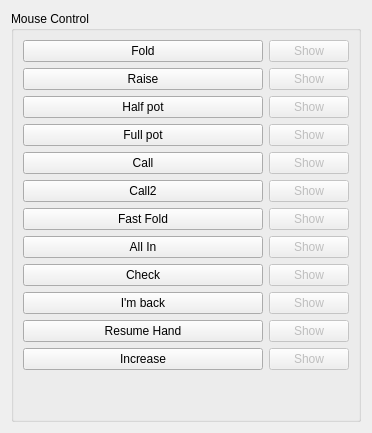
          <widget class="QWidget" name="tab_5">
           <attribute name="title">
            <string>Mouse Targets</string>
           </attribute>
           <layout class="QGridLayout" name="gridLayout_12">
            <item row="0" column="0">
             <widget class="QGroupBox" name="groupBox_8">
              <property name="title">
               <string>Mouse Control</string>
              </property>
              <layout class="QGridLayout" name="gridLayout_2" columnminimumwidth="240,0">
               <item row="0" column="0">
                <widget class="QPushButton" name="mouse_fold">
                 <property name="toolTip">
                  <string>Area of fold button to click</string>
                 </property>
                 <property name="text">
                  <string>Fold</string>
                 </property>
                </widget>
               </item>
               <item row="0" column="1">
                <widget class="QPushButton" name="mouse_fold_show">
                 <property name="enabled">
                  <bool>false</bool>
                 </property>
                 <property name="text">
                  <string>Show</string>
                 </property>
                </widget>
               </item>
               <item row="1" column="0">
                <widget class="QPushButton" name="mouse_raise">
                 <property name="text">
                  <string>Raise</string>
                 </property>
                </widget>
               </item>
               <item row="1" column="1">
                <widget class="QPushButton" name="mouse_raise_show">
                 <property name="enabled">
                  <bool>false</bool>
                 </property>
                 <property name="text">
                  <string>Show</string>
                 </property>
                </widget>
               </item>
               <item row="2" column="0">
                <widget class="QPushButton" name="mouse_half_pot">
                 <property name="text">
                  <string>Half pot</string>
                 </property>
                </widget>
               </item>
               <item row="2" column="1">
                <widget class="QPushButton" name="mouse_half_pot_show">
                 <property name="enabled">
                  <bool>false</bool>
                 </property>
                 <property name="text">
                  <string>Show</string>
                 </property>
                </widget>
               </item>
               <item row="3" column="0">
                <widget class="QPushButton" name="mouse_full_pot">
                 <property name="text">
                  <string>Full pot</string>
                 </property>
                </widget>
               </item>
               <item row="3" column="1">
                <widget class="QPushButton" name="mouse_full_pot_show">
                 <property name="enabled">
                  <bool>false</bool>
                 </property>
                 <property name="text">
                  <string>Show</string>
                 </property>
                </widget>
               </item>
               <item row="4" column="0">
                <widget class="QPushButton" name="mouse_call">
                 <property name="text">
                  <string>Call</string>
                 </property>
                </widget>
               </item>
               <item row="4" column="1">
                <widget class="QPushButton" name="mouse_call_show">
                 <property name="enabled">
                  <bool>false</bool>
                 </property>
                 <property name="text">
                  <string>Show</string>
                 </property>
                </widget>
               </item>
               <item row="5" column="0">
                <widget class="QPushButton" name="mouse_call2">
                 <property name="toolTip">
                  <string>Location of call button if no raise can be made (usally the same as normal call button, except for Pokerstars it is at the place of the raise button)</string>
                 </property>
                 <property name="text">
                  <string>Call2</string>
                 </property>
                </widget>
               </item>
               <item row="5" column="1">
                <widget class="QPushButton" name="mouse_call2_show">
                 <property name="enabled">
                  <bool>false</bool>
                 </property>
                 <property name="text">
                  <string>Show</string>
                 </property>
                </widget>
               </item>
               <item row="6" column="0">
                <widget class="QPushButton" name="mouse_fast_fold">
                 <property name="text">
                  <string>Fast Fold</string>
                 </property>
                </widget>
               </item>
               <item row="6" column="1">
                <widget class="QPushButton" name="mouse_fast_fold_show">
                 <property name="enabled">
                  <bool>false</bool>
                 </property>
                 <property name="text">
                  <string>Show</string>
                 </property>
                </widget>
               </item>
               <item row="7" column="0">
                <widget class="QPushButton" name="mouse_all_in">
                 <property name="text">
                  <string>All In</string>
                 </property>
                </widget>
               </item>
               <item row="7" column="1">
                <widget class="QPushButton" name="mouse_all_in_show">
                 <property name="enabled">
                  <bool>false</bool>
                 </property>
                 <property name="text">
                  <string>Show</string>
                 </property>
                </widget>
               </item>
               <item row="8" column="0">
                <widget class="QPushButton" name="mouse_check">
                 <property name="toolTip">
                  <string>Location of I'm back button</string>
                 </property>
                 <property name="text">
                  <string>Check</string>
                 </property>
                </widget>
               </item>
               <item row="8" column="1">
                <widget class="QPushButton" name="mouse_check_show">
                 <property name="enabled">
                  <bool>false</bool>
                 </property>
                 <property name="text">
                  <string>Show</string>
                 </property>
                </widget>
               </item>
               <item row="9" column="0">
                <widget class="QPushButton" name="mouse_imback">
                 <property name="toolTip">
                  <string>Location of I'm back button</string>
                 </property>
                 <property name="text">
                  <string>I'm back</string>
                 </property>
                </widget>
               </item>
               <item row="9" column="1">
                <widget class="QPushButton" name="mouse_imback_show">
                 <property name="enabled">
                  <bool>false</bool>
                 </property>
                 <property name="text">
                  <string>Show</string>
                 </property>
                </widget>
               </item>
               <item row="10" column="0">
                <widget class="QPushButton" name="mouse_resume_hand">
                 <property name="text">
                  <string>Resume Hand</string>
                 </property>
                </widget>
               </item>
               <item row="10" column="1">
                <widget class="QPushButton" name="mouse_resume_hand_show">
                 <property name="enabled">
                  <bool>false</bool>
                 </property>
                 <property name="text">
                  <string>Show</string>
                 </property>
                </widget>
               </item>
               <item row="11" column="0">
                <widget class="QPushButton" name="mouse_increase">
                 <property name="text">
                  <string>Increase</string>
                 </property>
                </widget>
               </item>
               <item row="11" column="1">
                <widget class="QPushButton" name="mouse_increase_show">
                 <property name="enabled">
                  <bool>false</bool>
                 </property>
                 <property name="text">
                  <string>Show</string>
                 </property>
                </widget>
               </item>
               <item row="12" column="0">
                <spacer name="verticalSpacer_4">
                 <property name="orientation">
                  <enum>Qt::Vertical</enum>
                 </property>
                 <property name="sizeHint" stdset="0">
                  <size>
                   <width>20</width>
                   <height>40</height>
                  </size>
                 </property>
                </spacer>
               </item>
              </layout>
             </widget>
            </item>
           </layout>
          </widget>
